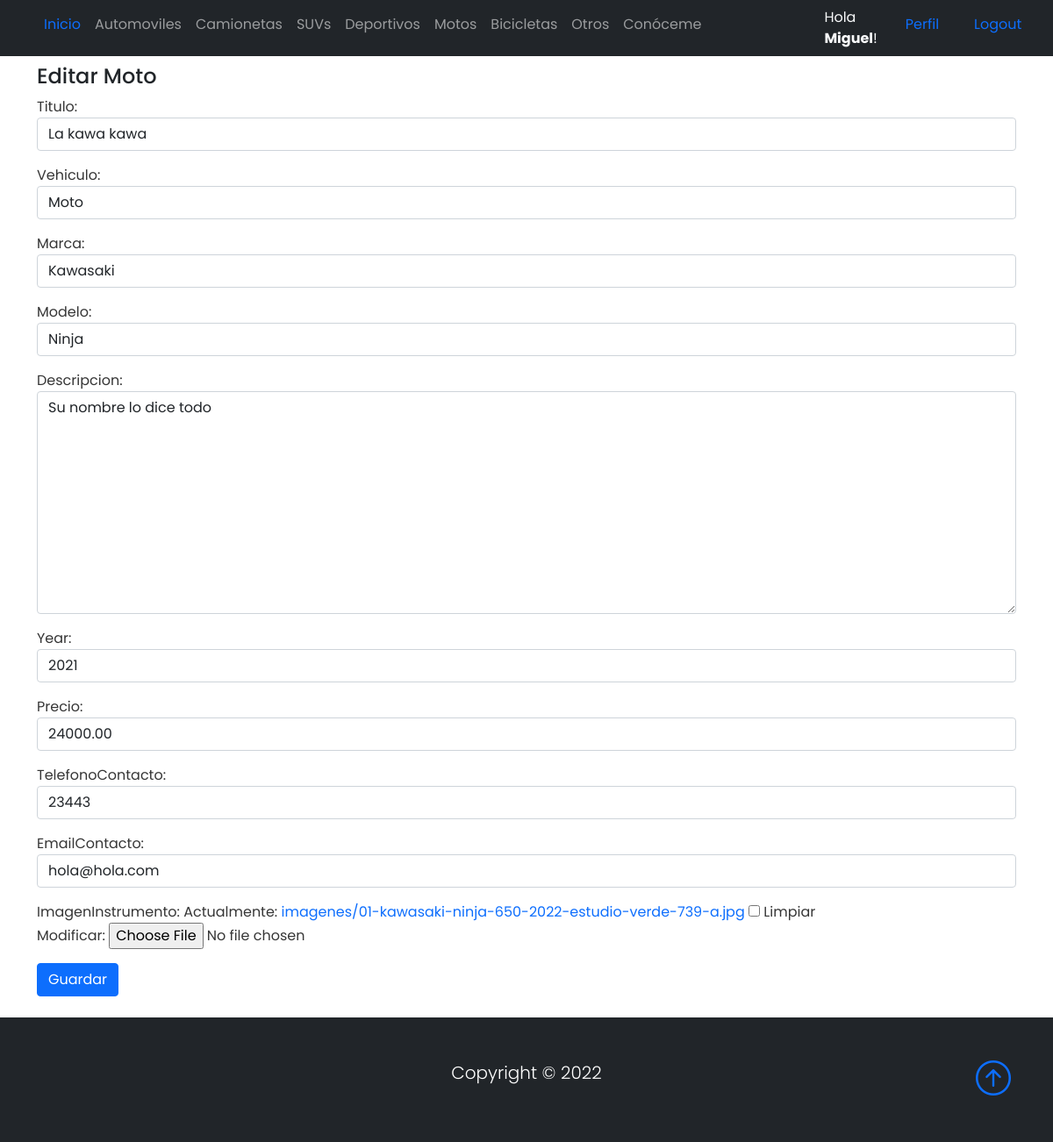
Page /motoEdicion/20/ (signed in) on the committed database.
### Base/models.py (models this page shows, shortened)
class Vehiculo(models.Model):
    vehiculoSeleccion = (
    ('automovil', 'Automovil'),
    ('camioneta', 'Camioneta'),
    ('suv','Suv'),
    ('deportivo','Deportivo'),
    ('moto','Moto'),
    ('bicicleta','Bicicleta'),
    ('otro', 'Otro'),
    )
    usuario = models.ForeignKey(User, on_delete=models.CASCADE, null=True, blank=True)
    titulo = models.CharField(max_length=200)
    vehiculo = models.CharField(max_length=15, choices=vehiculoSeleccion, default='automovil')
    marca = models.CharField(max_length=40)
    modelo = models.CharField(max_length=40)
    descripcion = models.TextField(null=True, blank=True)
    year = models.IntegerField()
    precio = models.DecimalField(max_digits=10, decimal_places=2)
    fechaPublicacion = models.DateTimeField(auto_now_add=True)
    telefonoContacto = models.IntegerField()
    emailContacto = models.EmailField()
    imagenInstrumento = models.ImageField(null=True, blank=True, upload_to="imagenes/")
    class Meta:
        ordering = ['usuario', '-fechaPublicacion']

### Base/views.py (the view)
# urls.py: path('motoEdicion/<int:pk>/', MotoUpdate.as_view(), name='moto_editar'),
class MotoUpdate(LoginRequiredMixin, UpdateView):
    model = Vehiculo
    form_class = ActualizacionVehiculo
    success_url = reverse_lazy('motos')
    context_object_name = 'moto'
    template_name = 'Base/motoEdicion.html'

### Base/forms.py
class ActualizacionVehiculo(forms.ModelForm):
    class Meta:
        model = Vehiculo
        fields = ('titulo', 'vehiculo', 'marca', 'modelo', 'descripcion', 'year', 'precio', 'telefonoContacto', 'emailContacto', 'imagenInstrumento')
        widgets = {
            'titulo' : forms.TextInput(attrs={'class': 'form-control'}),
            'vehiculo' : forms.Select(attrs={'class': 'form-control'}),
            'marca' : forms.TextInput(attrs={'class': 'form-control'}),
            'modelo' : forms.TextInput(attrs={'class': 'form-control'}),
            'descripcion' : forms.Textarea(attrs={'class': 'form-control'}),
            'year' : forms.TextInput(attrs={'class': 'form-control'}),
            'precio' : forms.TextInput(attrs={'class': 'form-control'}),
            'telefonoContacto' : forms.TextInput(attrs={'class': 'form-control'}),
            'emailContacto' : forms.TextInput(attrs={'class': 'form-control'}),
        }

### Base/templates/Base/motoEdicion.html
{% extends 'Base/home.html' %}
{% block content %}
<br>
<br>
{% if user.id == moto.usuario.id %}
<div class="container">
    <h4>Editar Moto</h4>
</div>
<div class="container">
    <div class="form-group">
        <form method="post" enctype="multipart/form-data">{% csrf_token %}
            {{ form.as_p }}
            <button type="submit" class="btn btn-primary">Guardar</button>
        </form>
    </div>
</div>
<br>
{% else %}
<div class="container">
<h4>No tienes acceso a esta pagina!</h4>
</div>
{% endif %}
{% endblock %}

### Base/templates/Base/home.html (shortened to what this page needs)
{% load static %}
<!DOCTYPE html>
<html lang="en">
<head>
    <link href="https://cdn.jsdelivr.net/npm/bootstrap@5.0.2/dist/css/bootstrap.min.css" rel="stylesheet"
>
    <link rel="stylesheet" href="https://cdn.jsdelivr.net/npm/bootstrap-icons@1.3.0/font/bootstrap-icons.css">
    <link rel="stylesheet" type="text/css" href="{% static 'style.css' %}">
</head>
<body>
    <nav class="navbar navbar-expand-sm bg-dark navbar-dark py-2 fixed-top">
      <div class="container">
            <div class="collapse navbar-collapse" id="navmenu">
              <ul class="navbar-nav mr-auto">
                <li class="nav-item">
                  <a class="nav-link" href="{% url 'home' %}"><span class="text-primary">Inicio</span></a>
                </li>
                <li class="nav-item">
                  <a class="nav-link" href="{% url 'automoviles' %}">Automoviles</a>
                </li>
                <li class="nav-item">
                  <a class="nav-link" href="{% url 'camionetas' %}">Camionetas</a>
                </li>
                <li class="nav-item">
                  <a class="nav-link" href="{% url 'suvs' %}">SUVs</a>
                </li>
                <li class="nav-item">
                  <a class="nav-link" href="{% url 'deportivos' %}">Deportivos</a>
                </li>
                <li class="nav-item">
                  <a class="nav-link" href="{% url 'motos' %}">Motos</a>
                </li>
                <li class="nav-item">
                  <a class="nav-link" href="{% url 'bicicletas' %}">Bicicletas</a>
                </li>
                <li class="nav-item">
                  <a class="nav-link" href="{% url 'otros' %}">Otros</a>
                </li>
                <li class="nav-item">
                  <a class="nav-link" href="{% url 'acerca_de_mi' %}">Conóceme</a>
                </li>
                <div class="container"></div>
                <div class="container"></div>
                <div class="container"></div>
                <div class="container"></div>
                <div class="container"></div>
                {% if request.user.is_authenticated %}
                <div class="container">
                <li class="nav-item">
                  <span class="text-light"> Hola <strong>{{request.user.first_name}}</strong>!</span>
                </li>
                </div>
                <div class="container">
                <li class="nav-item">
                  <a class="nav-link" href="{% url 'editar_perfil' %}"><span class="text-primary">Perfil</span></a>
                </li>
                </div>
                <div class="container">
                <li class="nav-item">
                  <a class="nav-link" href="{% url 'logout' %}"><span class="text-primary">Logout</span></a>
                </li>
                </div>
              {% endif %}
           </ul>
          </div>
      </div>
  </nav>
      {% block content %}{% endblock %}
  <footer class="p-5 bg-dark text-white text-center position-relative">
      <div class="container">
          <p class="lead text-white">Copyright &copy; 2022</p>
          <a href="" class="position-absolute bottom-0 end-0 p-5">
              <i class="bi bi-arrow-up-circle h1"></i>
          </a>
      </div>
  </footer>
</body>
</html>

### Base/static/style.css (style rules this page uses)
body { background-color: white; font-family: 'Poppins', 'Nunito', sans-serif; padding-top: 25px; }
a { text-decoration: none; }
li { text-decoration: none; }
p { color: #363636; }

### rows in the picture
Vehiculo: titulo "La kawa kawa", vehiculo "Moto", marca "Kawasaki", modelo "Ninja", descripcion "Su nombre lo dice todo", year "2021", precio "24000.00", telefonoContacto "23443", emailContacto "hola@hola.com"

### other values in the picture
{{ request.user.first_name }} "Miguel"
